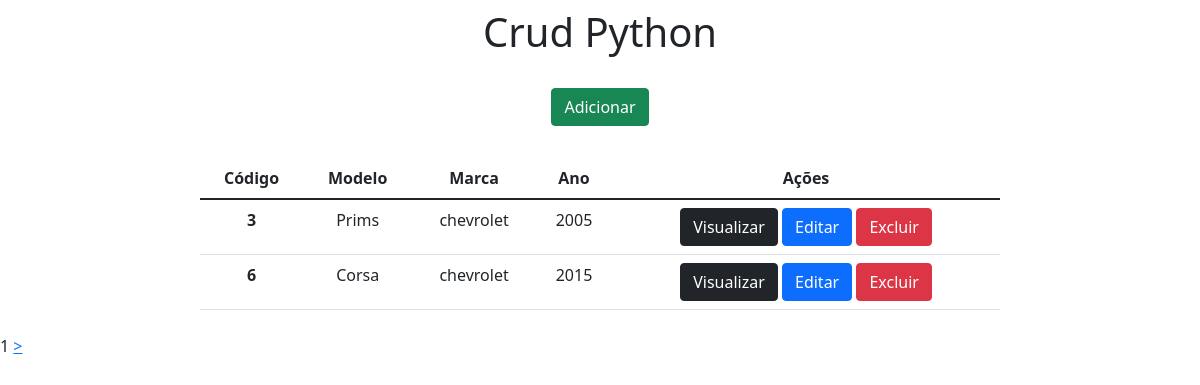
Before: / with the older database file.
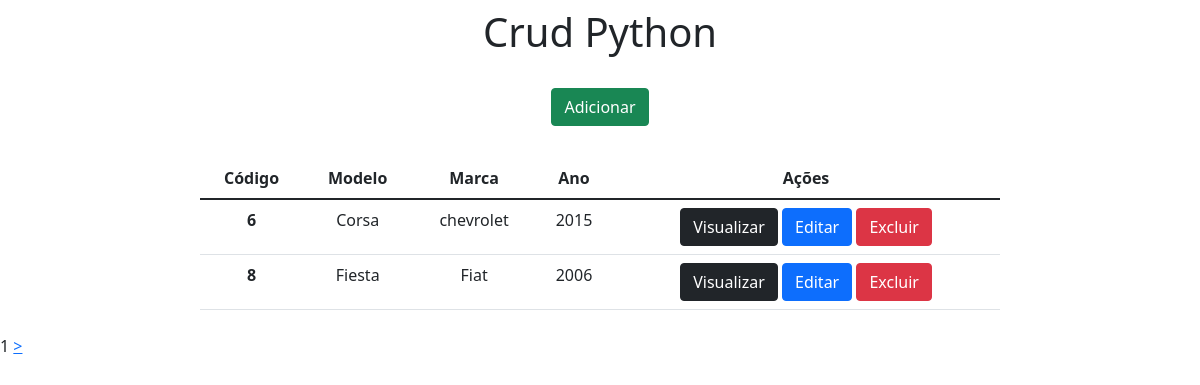
After: the same page with the newer database file.
### app/models.py (models this page shows)
class Carros(models.Model):
    modelo = models.CharField(max_length=150)
    marca = models.CharField(max_length=100)
    ano = models.IntegerField()

### app/views.py (the view)
# urls.py: 2. Add a URL to urlpatterns:  path('', views.home, name='home')
def home(request):
    data = {}
    all = Carros.objects.all()
    paginator = Paginator(all, 2)
    pages = request.GET.get('page')
    data['db'] = paginator.get_page(pages)
    return render(request, 'index.html', data)

### app/templates/index.html (shortened to what this page needs)
<!DOCTYPE html>
<html lang="pt-br">
<head>
    <link href="https://cdn.jsdelivr.net/npm/bootstrap@5.1.1/dist/css/bootstrap.min.css" rel="stylesheet">
</head>
<body>
    <div class="col-8 m-auto pt-2 pb-2 text-center">
        <h1>Crud Python</h1>
    </div>
     <div class="col-8 m-auto pt-3 pb-2 text-center">
        <a href="/form" class="btn btn-success">Adicionar</a>
    </div>
     <div class="col-8 m-auto pt-4 pb-2 text-center">
        <table class="table">
            <thead class="thead-dark">
                <tr>
                  <th scope="col">Código</th>
                  <th scope="col">Modelo</th>
                  <th scope="col">Marca</th>
                  <th scope="col">Ano</th>
                  <th scope="col">Ações</th>
                </tr>
            </thead>
              <tbody>
              {%for dbs in db%}
               <tr>
                  <th> {{dbs.id}}</th>
                  <td>{{dbs.modelo}}</td>
                  <td>{{dbs.marca}}</td>
                  <td>{{dbs.ano}}</td>
                  <td>
                    <a href="/view/{{dbs.id}}" class=" btn btn-dark">Visualizar</a>
                    <a href="/edit/{{dbs.id}}" class=" btn btn-primary">Editar</a>
                    <a href="/delete/{{dbs.id}}" class=" btn btn-danger btnDel">Excluir</a>
                  </td>
                </tr>
              {%endfor %}
            </table>
    </div>
    <div class="'pagination">
        {{db.number}}
         {% if db.has_next %}
        <a href="?page={{db.next_page_number}}"> > </a>
        {% endif %}
    </div>
    {% load static %}
</body>
</html>

Changed rows visible on the page:
removed Carros: id "3", modelo "Prims", marca "chevrolet", ano "2005"
now on this page (row unchanged): Carros: id "8", modelo "Fiesta", marca "Fiat", ano "2006"
